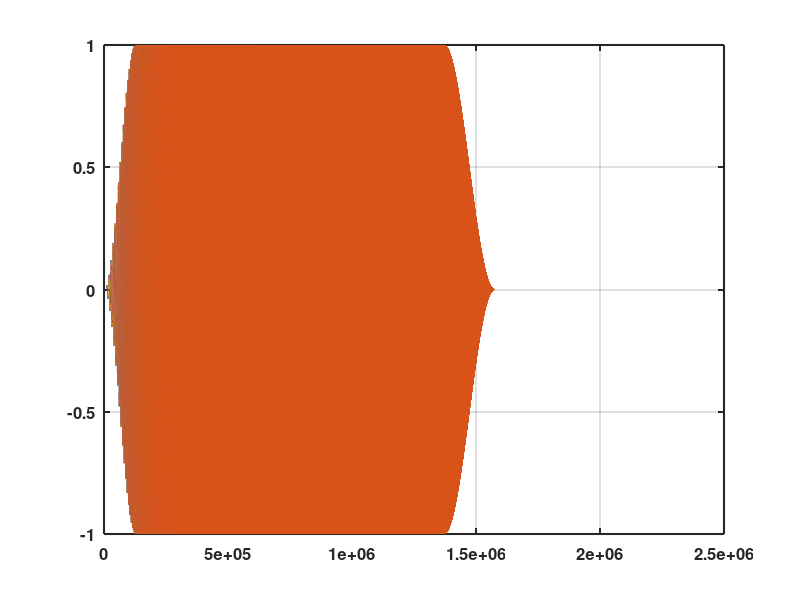

Recreate this plot in MATLAB. (Note: this script raises an error after producing the figure.)
% A-weighting digital filter
clear all;close all;clc
set(0,'DefaultLineLineWidth',1.0);
set(0,'DefaultAxesFontSize',12);
set(0,'DefaultAxesFontWeight','bold')
set(0,'DefaultAxesLineWidth',1.5)
% dBfs = 0;%-34.0%-6.0


% sig_frac=0.5;% fraction of full scale
% sig_frac = 10^(dBfs/20.0)
sig_frac = 1;


fs=96000;% must ensure that Windows settings are the same!
N=2^21;%19;% make this larger if there is insufficient time clearance

% S_dac=-1.59;% Focusrite 2i2 Yes, it inverts its monitor output!
% S_adc=+1.16;% Focusrite 2i2 line input gain @ 12:00 o'clock

Npad=N/4;% this is the total zeropad, added to end of play file
Ns=N-Npad;% most of array is used for sweep

t=linspace(0,(N-1)/fs,N)';% column vector
ts=linspace(0,(Ns-1)/fs,Ns)';% to calculate sweep

%-----------------------calculate logsweep-----------------------------%
f_start=10;% beginning of turnon half-Hann
f1=20;% end of turnon half-hann
%f2=0.91*fs/2;% beginning of turnoff half-Hann
f2=16000%20000;
f_stop=fs/2;% end of turnoff half-Hann
Ts=Ns/fs;% sweep duration.  This is N-Npad samples in length.
Ls=Ts/log(f_stop/f_start);% time for frequency to increase by factor e
sweep=zeros(N,1);% initialize
sweep(1:Ns)=sin(2*pi*f_start*Ls*(exp(ts/Ls)-1));% logsweep
%-----------------------------------------------------------------------%

%------------------tapered sweep window------------------------------
indexf1=round(fs*Ls*log(f1/f_start))+1;% end of starting taper
indexf2=round(fs*Ls*log(f2/f_start))+1;% beginning of ending taper
windo=ones(N,1);
windo(1:indexf1)=0.5*(1-cos(pi*(1:indexf1)/indexf1));% pre-taper
windo(indexf2+1:Ns)=0.5*(1+cos(pi*(1:Ns-indexf2)/(Ns-indexf2)))';% post-taper
windo(Ns+1:N)=0; % zeropad end of sweep
windosweep=windo.*sweep;% tapered at each end for output to DAC
%-----------------------------------------------------------------------%

y=sig_frac*[windosweep windosweep];% in phase for vinyl pressing

data = y;



% tracks = SeperateTracks('/Users/cz/OneDrive - University of Waterloo/School/Vinyl_Project/audio_bin/A0000B0000/031419_A0000B0000r029a.wav');
% data = tracks('sweep');


fs = 96000;
figure(10);
plot(data)
grid on;

% data = data(1:10*fs);
data_A = audio_AweightingTest(data);

N = length(data);
freq=([1:N/2+1]'-1)*fs/N;

data_A_fft = fft(data_A);
data_A_fft = abs(data_A_fft(1:floor(N/2+1)));

data_fft = fft(data);
data_fft = abs(data_fft(1:floor(N/2+1)));
figure(1); grid on;
semilogx(freq,20*log10(data_A_fft),'b');
grid on;
xlabel('Frequency [Hz]')
ylabel('SPL [dB]')
title('A weighted noise');


data_fft = fft(data);
data_fft = abs(data_fft(1:floor(N/2+1)));

figure(2); 
semilogx(freq,20*log10(data_fft),'b');
grid on;
xlabel('Frequency [Hz]')
ylabel('SPL [dB]')
title('Unweighted noise');

% function data_A = audio_Aweighting(data)
function data_A = audio_AweightingTest(data)
    fs = 96000;
    f1 = 20.598997; 
    f2 = 107.65265;
    f3 = 737.86223;
    f4 = 12194.217;%for infinite fs
    f4 = 14100;%for finite fs, makes magnitude -9.5dB at 20kHz
    A1000 = 1.9997;
    NUM = [ (2*pi*f4)^2*(10^(A1000/20)) 0 0 0 0 ];
    DEN = conv([1 +4*pi*f4 (2*pi*f4)^2],[1 +4*pi*f1 (2*pi*f1)^2]); 
    DEN = conv(conv(DEN,[1 2*pi*f3]),[1 2*pi*f2]);
    % % Bilinear transformation of analog design to get the digital filter. 
    [b,a] = bilinear(NUM,DEN,fs);
    time = (0:length(data)-1)*fs;
    data_A = filter(b, a, data);
end